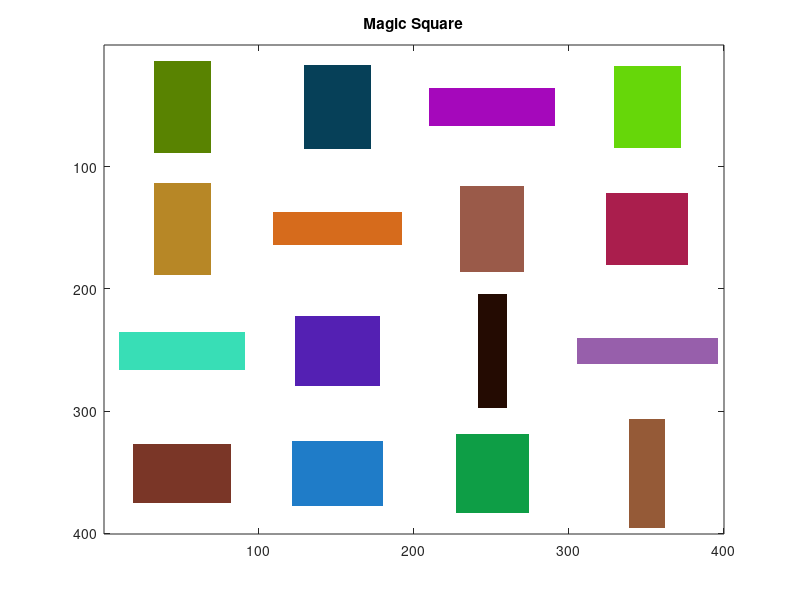

The MATLAB source for this figure:
%%%%%%%%%%%%%%%%%%%%%%%%%%%%%%%%%%%%%%%%%%%%%%%%%%%%%%%%%%%%%%%%%%%%%%%%%
% Copyright (c) 2010, Lyric Semiconductor, Inc.
% All rights reserved.
%%%%%%%%%%%%%%%%%%%%%%%%%%%%%%%%%%%%%%%%%%%%%%%%%%%%%%%%%%%%%%%%%%%%%%%%%

function drawMagicSquare(b,figureNum,titleString)

    if nargin < 2
        figureNum = 1;
    end
    if nargin < 3
        titleString = 'Magic Square';
    end

    N = 4;
    numBits = 4;
    if nargin < 1
        b = rand(N,N,numBits);
    end

    squareWidth = 100;
    margin = 5;
    maxVal = (squareWidth)*N;

    x = ones(maxVal,maxVal,3);

    %TODO: This could probably be sped up by vectorizing some of the code.
    for i = 1:N
        for j = 1:N

            leftX = (j-1)*(squareWidth)+1;
            rightX = (j)*(squareWidth)+1;
            upperY = (N-i+1)*squareWidth+1;
            lowerY = (N-i)*squareWidth+1;

            minScale = 1/8;
            maxScale = .95;

            xScale = b(i,j,4)*(maxScale-minScale)+minScale;
            xMargin = int32(floor((squareWidth-squareWidth*xScale)/2));
            leftX = leftX+xMargin;
            rightX = rightX-xMargin;

            yScale = (1-b(i,j,4))*(maxScale-minScale)+minScale;
            yMargin = int32(floor((squareWidth-squareWidth*yScale)/2));
            upperY = upperY-yMargin;
            lowerY = lowerY+yMargin;

            %xSz = squareWidth-margin*2;

            for k = lowerY:upperY
                for l = leftX:rightX
                    x(k,l,:) = b(i,j,1:3)*.9;
                end
            end

        end
    end

    figure(figureNum), image(x);
    title(titleString);
end
